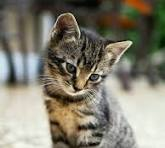
#> input picture image.jpeg, 165 x 148 px
$ jupyter execute 9_p.ipynb
#> lines starting #> are read from the running program, lines starting #| are printed output that depends on the picture
# 9. Write a python program to perform contrast stretching and bit-plane slicing.

[cell 1]
import numpy as np
import matplotlib.pyplot as plt
import cv2

[cell 2]
img = cv2.imread("image.jpeg", cv2.IMREAD_GRAYSCALE)
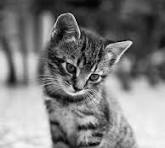
#> img: shape (148, 165); min 0, max 252, mean 126.1

[cell 3]
min_value = np.min(img)
#> min_value = 0
max_value = np.max(img)
#> max_value = 252
contrast_stretching_img = ((img - min_value) / (max_value - min_value) * 255).astype("uint8")

[cell 4]
plt.subplot(1, 2, 1)
plt.imshow(contrast_stretching_img, cmap="gray")
plt.title("contrast stretched img")
plt.axis("off")

plt.subplot(1, 2, 2)
plt.imshow(img, cmap="gray")
plt.title("original img")
plt.axis("off")
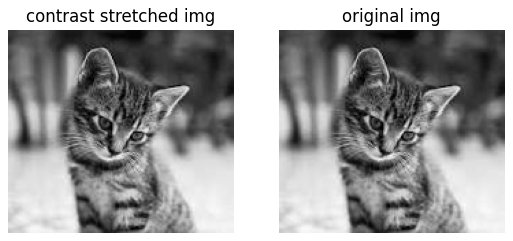
#> figure drawn by matplotlib, 2 panels

[cell 5]
bit_plane = []
for i in range(8):
    plane = ((img >> i) & 1) * 255
    bit_plane.append(plane)
#> this loop made 8 passes
#> pass 1, `plane = ((img >> i) & 1) * 255`:
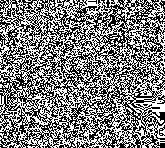
#> plane: shape (148, 165); 49.7% white in thin lines or dots
#> pass 2, `plane = ((img >> i) & 1) * 255`:
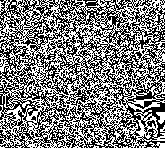
#> plane: shape (148, 165); 49.5% white in thin lines or dots
#> pass 3, `plane = ((img >> i) & 1) * 255`:
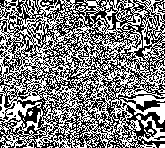
#> plane: shape (148, 165); 49.7% white in thin lines or dots
#> after the loop, bit_plane = 8 items

[cell 6]
plt.figure(figsize=(12, 8))
for i in range(8):
    plt.subplot(2, 4, i + 1)
    plt.imshow(bit_plane[i], cmap="gray")
    plt.title(f"Bit plane {i + 1}")
    plt.axis('off')
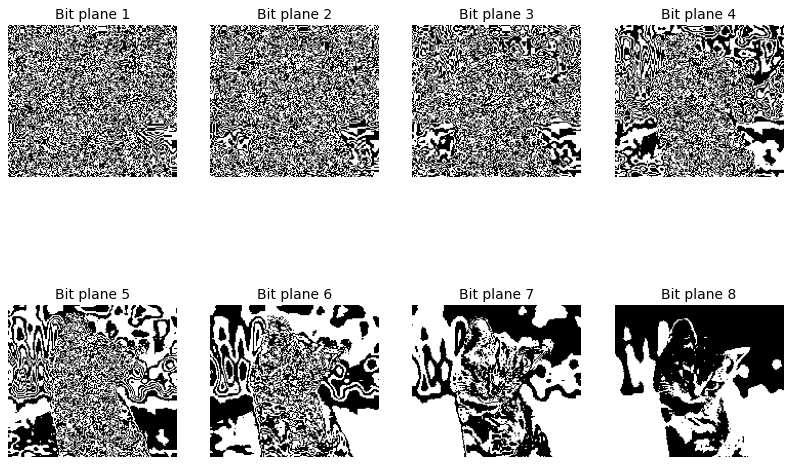
#> figure drawn by matplotlib, 8 panels
